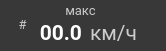
     <widget class="QFrame" name="f_max_speed">
      <property name="geometry">
       <rect>
        <x>190</x>
        <y>200</y>
        <width>166</width>
        <height>51</height>
       </rect>
      </property>
      <property name="minimumSize">
       <size>
        <width>166</width>
        <height>51</height>
       </size>
      </property>
      <property name="maximumSize">
       <size>
        <width>166</width>
        <height>51</height>
       </size>
      </property>
      <property name="styleSheet">
       <string notr="true">background-color: #383838;
border-radius: 20px;</string>
      </property>
      <property name="frameShape">
       <enum>QFrame::StyledPanel</enum>
      </property>
      <property name="frameShadow">
       <enum>QFrame::Raised</enum>
      </property>
      <widget class="QLabel" name="stat_max_speed_text">
       <property name="geometry">
        <rect>
         <x>50</x>
         <y>0</y>
         <width>61</width>
         <height>20</height>
        </rect>
       </property>
       <property name="minimumSize">
        <size>
         <width>61</width>
         <height>0</height>
        </size>
       </property>
       <property name="maximumSize">
        <size>
         <width>61</width>
         <height>16777215</height>
        </size>
       </property>
       <property name="palette">
        <palette>
         <active>
          <colorrole role="WindowText">
           <brush brushstyle="SolidPattern">
            <color alpha="255">
             <red>204</red>
             <green>204</green>
             <blue>204</blue>
            </color>
           </brush>
          </colorrole>
          <colorrole role="Button">
           <brush brushstyle="SolidPattern">
            <color alpha="255">
             <red>56</red>
             <green>56</green>
             <blue>56</blue>
            </color>
           </brush>
          </colorrole>
          <colorrole role="Text">
           <brush brushstyle="SolidPattern">
            <color alpha="255">
             <red>204</red>
             <green>204</green>
             <blue>204</blue>
            </color>
           </brush>
          </colorrole>
          <colorrole role="ButtonText">
           <brush brushstyle="SolidPattern">
            <color alpha="255">
             <red>204</red>
             <green>204</green>
             <blue>204</blue>
            </color>
           </brush>
          </colorrole>
          <colorrole role="Base">
           <brush brushstyle="SolidPattern">
            <color alpha="255">
             <red>56</red>
             <green>56</green>
             <blue>56</blue>
            </color>
           </brush>
          </colorrole>
          <colorrole role="Window">
           <brush brushstyle="SolidPattern">
            <color alpha="255">
             <red>56</red>
             <green>56</green>
             <blue>56</blue>
            </color>
           </brush>
          </colorrole>
         </active>
         <inactive>
          <colorrole role="WindowText">
           <brush brushstyle="SolidPattern">
            <color alpha="255">
             <red>204</red>
             <green>204</green>
             <blue>204</blue>
            </color>
           </brush>
          </colorrole>
          <colorrole role="Button">
           <brush brushstyle="SolidPattern">
            <color alpha="255">
             <red>56</red>
             <green>56</green>
             <blue>56</blue>
            </color>
           </brush>
          </colorrole>
          <colorrole role="Text">
           <brush brushstyle="SolidPattern">
            <color alpha="255">
             <red>204</red>
             <green>204</green>
             <blue>204</blue>
            </color>
           </brush>
          </colorrole>
          <colorrole role="ButtonText">
           <brush brushstyle="SolidPattern">
            <color alpha="255">
             <red>204</red>
             <green>204</green>
             <blue>204</blue>
            </color>
           </brush>
          </colorrole>
          <colorrole role="Base">
           <brush brushstyle="SolidPattern">
            <color alpha="255">
             <red>56</red>
             <green>56</green>
             <blue>56</blue>
            </color>
           </brush>
          </colorrole>
          <colorrole role="Window">
           <brush brushstyle="SolidPattern">
            <color alpha="255">
             <red>56</red>
             <green>56</green>
             <blue>56</blue>
            </color>
           </brush>
          </colorrole>
         </inactive>
         <disabled>
          <colorrole role="WindowText">
           <brush brushstyle="SolidPattern">
            <color alpha="255">
             <red>204</red>
             <green>204</green>
             <blue>204</blue>
            </color>
           </brush>
          </colorrole>
          <colorrole role="Button">
           <brush brushstyle="SolidPattern">
            <color alpha="255">
             <red>56</red>
             <green>56</green>
             <blue>56</blue>
            </color>
           </brush>
          </colorrole>
          <colorrole role="Text">
           <brush brushstyle="SolidPattern">
            <color alpha="255">
             <red>204</red>
             <green>204</green>
             <blue>204</blue>
            </color>
           </brush>
          </colorrole>
          <colorrole role="ButtonText">
           <brush brushstyle="SolidPattern">
            <color alpha="255">
             <red>204</red>
             <green>204</green>
             <blue>204</blue>
            </color>
           </brush>
          </colorrole>
          <colorrole role="Base">
           <brush brushstyle="SolidPattern">
            <color alpha="255">
             <red>56</red>
             <green>56</green>
             <blue>56</blue>
            </color>
           </brush>
          </colorrole>
          <colorrole role="Window">
           <brush brushstyle="SolidPattern">
            <color alpha="255">
             <red>56</red>
             <green>56</green>
             <blue>56</blue>
            </color>
           </brush>
          </colorrole>
         </disabled>
        </palette>
       </property>
       <property name="font">
        <font>
         <family>Roboto</family>
         <pointsize>10</pointsize>
        </font>
       </property>
       <property name="styleSheet">
        <string notr="true">color: #CCCCCC;</string>
       </property>
       <property name="text">
        <string>макс</string>
       </property>
       <property name="alignment">
        <set>Qt::AlignCenter</set>
       </property>
      </widget>
      <widget class="QLabel" name="stat_max_speed">
       <property name="geometry">
        <rect>
         <x>40</x>
         <y>20</y>
         <width>42</width>
         <height>25</height>
        </rect>
       </property>
       <property name="minimumSize">
        <size>
         <width>42</width>
         <height>25</height>
        </size>
       </property>
       <property name="maximumSize">
        <size>
         <width>42</width>
         <height>25</height>
        </size>
       </property>
       <property name="palette">
        <palette>
         <active>
          <colorrole role="WindowText">
           <brush brushstyle="SolidPattern">
            <color alpha="255">
             <red>255</red>
             <green>255</green>
             <blue>255</blue>
            </color>
           </brush>
          </colorrole>
          <colorrole role="Button">
           <brush brushstyle="SolidPattern">
            <color alpha="255">
             <red>56</red>
             <green>56</green>
             <blue>56</blue>
            </color>
           </brush>
          </colorrole>
          <colorrole role="Text">
           <brush brushstyle="SolidPattern">
            <color alpha="255">
             <red>255</red>
             <green>255</green>
             <blue>255</blue>
            </color>
           </brush>
          </colorrole>
          <colorrole role="ButtonText">
           <brush brushstyle="SolidPattern">
            <color alpha="255">
             <red>255</red>
             <green>255</green>
             <blue>255</blue>
            </color>
           </brush>
          </colorrole>
          <colorrole role="Base">
           <brush brushstyle="SolidPattern">
            <color alpha="255">
             <red>56</red>
             <green>56</green>
             <blue>56</blue>
            </color>
           </brush>
          </colorrole>
          <colorrole role="Window">
           <brush brushstyle="SolidPattern">
            <color alpha="255">
             <red>56</red>
             <green>56</green>
             <blue>56</blue>
            </color>
           </brush>
          </colorrole>
         </active>
         <inactive>
          <colorrole role="WindowText">
           <brush brushstyle="SolidPattern">
            <color alpha="255">
             <red>255</red>
             <green>255</green>
             <blue>255</blue>
            </color>
           </brush>
          </colorrole>
          <colorrole role="Button">
           <brush brushstyle="SolidPattern">
            <color alpha="255">
             <red>56</red>
             <green>56</green>
             <blue>56</blue>
            </color>
           </brush>
          </colorrole>
          <colorrole role="Text">
           <brush brushstyle="SolidPattern">
            <color alpha="255">
             <red>255</red>
             <green>255</green>
             <blue>255</blue>
            </color>
           </brush>
          </colorrole>
          <colorrole role="ButtonText">
           <brush brushstyle="SolidPattern">
            <color alpha="255">
             <red>255</red>
             <green>255</green>
             <blue>255</blue>
            </color>
           </brush>
          </colorrole>
          <colorrole role="Base">
           <brush brushstyle="SolidPattern">
            <color alpha="255">
             <red>56</red>
             <green>56</green>
             <blue>56</blue>
            </color>
           </brush>
          </colorrole>
          <colorrole role="Window">
           <brush brushstyle="SolidPattern">
            <color alpha="255">
             <red>56</red>
             <green>56</green>
             <blue>56</blue>
            </color>
           </brush>
          </colorrole>
         </inactive>
         <disabled>
          <colorrole role="WindowText">
           <brush brushstyle="SolidPattern">
            <color alpha="255">
             <red>255</red>
             <green>255</green>
             <blue>255</blue>
            </color>
           </brush>
          </colorrole>
          <colorrole role="Button">
           <brush brushstyle="SolidPattern">
            <color alpha="255">
             <red>56</red>
             <green>56</green>
             <blue>56</blue>
            </color>
           </brush>
          </colorrole>
          <colorrole role="Text">
           <brush brushstyle="SolidPattern">
            <color alpha="255">
             <red>255</red>
             <green>255</green>
             <blue>255</blue>
            </color>
           </brush>
          </colorrole>
          <colorrole role="ButtonText">
           <brush brushstyle="SolidPattern">
            <color alpha="255">
             <red>255</red>
             <green>255</green>
             <blue>255</blue>
            </color>
           </brush>
          </colorrole>
          <colorrole role="Base">
           <brush brushstyle="SolidPattern">
            <color alpha="255">
             <red>56</red>
             <green>56</green>
             <blue>56</blue>
            </color>
           </brush>
          </colorrole>
          <colorrole role="Window">
           <brush brushstyle="SolidPattern">
            <color alpha="255">
             <red>56</red>
             <green>56</green>
             <blue>56</blue>
            </color>
           </brush>
          </colorrole>
         </disabled>
        </palette>
       </property>
       <property name="font">
        <font>
         <family>Roboto</family>
         <pointsize>16</pointsize>
         <weight>75</weight>
         <bold>true</bold>
        </font>
       </property>
       <property name="styleSheet">
        <string notr="true">color: rgb(255, 255, 255);</string>
       </property>
       <property name="text">
        <string>00.0</string>
       </property>
       <property name="alignment">
        <set>Qt::AlignRight|Qt::AlignTrailing|Qt::AlignVCenter</set>
       </property>
      </widget>
      <widget class="QLabel" name="stat_max_speed_unit">
       <property name="geometry">
        <rect>
         <x>90</x>
         <y>20</y>
         <width>70</width>
         <height>25</height>
        </rect>
       </property>
       <property name="minimumSize">
        <size>
         <width>70</width>
         <height>25</height>
        </size>
       </property>
       <property name="maximumSize">
        <size>
         <width>70</width>
         <height>25</height>
        </size>
       </property>
       <property name="palette">
        <palette>
         <active>
          <colorrole role="WindowText">
           <brush brushstyle="SolidPattern">
            <color alpha="255">
             <red>204</red>
             <green>204</green>
             <blue>204</blue>
            </color>
           </brush>
          </colorrole>
          <colorrole role="Button">
           <brush brushstyle="SolidPattern">
            <color alpha="255">
             <red>56</red>
             <green>56</green>
             <blue>56</blue>
            </color>
           </brush>
          </colorrole>
          <colorrole role="Text">
           <brush brushstyle="SolidPattern">
            <color alpha="255">
             <red>204</red>
             <green>204</green>
             <blue>204</blue>
            </color>
           </brush>
          </colorrole>
          <colorrole role="ButtonText">
           <brush brushstyle="SolidPattern">
            <color alpha="255">
             <red>204</red>
             <green>204</green>
             <blue>204</blue>
            </color>
           </brush>
          </colorrole>
          <colorrole role="Base">
           <brush brushstyle="SolidPattern">
            <color alpha="255">
             <red>56</red>
             <green>56</green>
             <blue>56</blue>
            </color>
           </brush>
          </colorrole>
          <colorrole role="Window">
           <brush brushstyle="SolidPattern">
            <color alpha="255">
             <red>56</red>
             <green>56</green>
             <blue>56</blue>
            </color>
           </brush>
          </colorrole>
         </active>
         <inactive>
          <colorrole role="WindowText">
           <brush brushstyle="SolidPattern">
            <color alpha="255">
             <red>204</red>
             <green>204</green>
             <blue>204</blue>
            </color>
           </brush>
          </colorrole>
          <colorrole role="Button">
           <brush brushstyle="SolidPattern">
            <color alpha="255">
             <red>56</red>
             <green>56</green>
             <blue>56</blue>
            </color>
           </brush>
          </colorrole>
          <colorrole role="Text">
           <brush brushstyle="SolidPattern">
            <color alpha="255">
             <red>204</red>
             <green>204</green>
             <blue>204</blue>
            </color>
           </brush>
          </colorrole>
          <colorrole role="ButtonText">
           <brush brushstyle="SolidPattern">
            <color alpha="255">
             <red>204</red>
             <green>204</green>
             <blue>204</blue>
            </color>
           </brush>
          </colorrole>
          <colorrole role="Base">
           <brush brushstyle="SolidPattern">
            <color alpha="255">
             <red>56</red>
             <green>56</green>
             <blue>56</blue>
            </color>
           </brush>
          </colorrole>
          <colorrole role="Window">
           <brush brushstyle="SolidPattern">
            <color alpha="255">
             <red>56</red>
             <green>56</green>
             <blue>56</blue>
            </color>
           </brush>
          </colorrole>
         </inactive>
         <disabled>
          <colorrole role="WindowText">
           <brush brushstyle="SolidPattern">
            <color alpha="255">
             <red>204</red>
             <green>204</green>
             <blue>204</blue>
            </color>
           </brush>
          </colorrole>
          <colorrole role="Button">
           <brush brushstyle="SolidPattern">
            <color alpha="255">
             <red>56</red>
             <green>56</green>
             <blue>56</blue>
            </color>
           </brush>
          </colorrole>
          <colorrole role="Text">
           <brush brushstyle="SolidPattern">
            <color alpha="255">
             <red>204</red>
             <green>204</green>
             <blue>204</blue>
            </color>
           </brush>
          </colorrole>
          <colorrole role="ButtonText">
           <brush brushstyle="SolidPattern">
            <color alpha="255">
             <red>204</red>
             <green>204</green>
             <blue>204</blue>
            </color>
           </brush>
          </colorrole>
          <colorrole role="Base">
           <brush brushstyle="SolidPattern">
            <color alpha="255">
             <red>56</red>
             <green>56</green>
             <blue>56</blue>
            </color>
           </brush>
          </colorrole>
          <colorrole role="Window">
           <brush brushstyle="SolidPattern">
            <color alpha="255">
             <red>56</red>
             <green>56</green>
             <blue>56</blue>
            </color>
           </brush>
          </colorrole>
         </disabled>
        </palette>
       </property>
       <property name="font">
        <font>
         <family>Roboto</family>
         <pointsize>16</pointsize>
        </font>
       </property>
       <property name="styleSheet">
        <string notr="true">color: #CCCCCC;</string>
       </property>
       <property name="text">
        <string>км/ч</string>
       </property>
       <property name="alignment">
        <set>Qt::AlignLeading|Qt::AlignLeft|Qt::AlignVCenter</set>
       </property>
      </widget>
      <widget class="QLabel" name="stat_max_speed_icon">
       <property name="geometry">
        <rect>
         <x>10</x>
         <y>12</y>
         <width>25</width>
         <height>25</height>
        </rect>
       </property>
       <property name="palette">
        <palette>
         <active>
          <colorrole role="WindowText">
           <brush brushstyle="SolidPattern">
            <color alpha="255">
             <red>204</red>
             <green>204</green>
             <blue>204</blue>
            </color>
           </brush>
          </colorrole>
          <colorrole role="Button">
           <brush brushstyle="SolidPattern">
            <color alpha="255">
             <red>56</red>
             <green>56</green>
             <blue>56</blue>
            </color>
           </brush>
          </colorrole>
          <colorrole role="Text">
           <brush brushstyle="SolidPattern">
            <color alpha="255">
             <red>204</red>
             <green>204</green>
             <blue>204</blue>
            </color>
           </brush>
          </colorrole>
          <colorrole role="ButtonText">
           <brush brushstyle="SolidPattern">
            <color alpha="255">
             <red>204</red>
             <green>204</green>
             <blue>204</blue>
            </color>
           </brush>
          </colorrole>
          <colorrole role="Base">
           <brush brushstyle="SolidPattern">
            <color alpha="255">
             <red>56</red>
             <green>56</green>
             <blue>56</blue>
            </color>
           </brush>
          </colorrole>
          <colorrole role="Window">
           <brush brushstyle="SolidPattern">
            <color alpha="255">
             <red>56</red>
             <green>56</green>
             <blue>56</blue>
            </color>
           </brush>
          </colorrole>
         </active>
         <inactive>
          <colorrole role="WindowText">
           <brush brushstyle="SolidPattern">
            <color alpha="255">
             <red>204</red>
             <green>204</green>
             <blue>204</blue>
            </color>
           </brush>
          </colorrole>
          <colorrole role="Button">
           <brush brushstyle="SolidPattern">
            <color alpha="255">
             <red>56</red>
             <green>56</green>
             <blue>56</blue>
            </color>
           </brush>
          </colorrole>
          <colorrole role="Text">
           <brush brushstyle="SolidPattern">
            <color alpha="255">
             <red>204</red>
             <green>204</green>
             <blue>204</blue>
            </color>
           </brush>
          </colorrole>
          <colorrole role="ButtonText">
           <brush brushstyle="SolidPattern">
            <color alpha="255">
             <red>204</red>
             <green>204</green>
             <blue>204</blue>
            </color>
           </brush>
          </colorrole>
          <colorrole role="Base">
           <brush brushstyle="SolidPattern">
            <color alpha="255">
             <red>56</red>
             <green>56</green>
             <blue>56</blue>
            </color>
           </brush>
          </colorrole>
          <colorrole role="Window">
           <brush brushstyle="SolidPattern">
            <color alpha="255">
             <red>56</red>
             <green>56</green>
             <blue>56</blue>
            </color>
           </brush>
          </colorrole>
         </inactive>
         <disabled>
          <colorrole role="WindowText">
           <brush brushstyle="SolidPattern">
            <color alpha="255">
             <red>204</red>
             <green>204</green>
             <blue>204</blue>
            </color>
           </brush>
          </colorrole>
          <colorrole role="Button">
           <brush brushstyle="SolidPattern">
            <color alpha="255">
             <red>56</red>
             <green>56</green>
             <blue>56</blue>
            </color>
           </brush>
          </colorrole>
          <colorrole role="Text">
           <brush brushstyle="SolidPattern">
            <color alpha="255">
             <red>204</red>
             <green>204</green>
             <blue>204</blue>
            </color>
           </brush>
          </colorrole>
          <colorrole role="ButtonText">
           <brush brushstyle="SolidPattern">
            <color alpha="255">
             <red>204</red>
             <green>204</green>
             <blue>204</blue>
            </color>
           </brush>
          </colorrole>
          <colorrole role="Base">
           <brush brushstyle="SolidPattern">
            <color alpha="255">
             <red>56</red>
             <green>56</green>
             <blue>56</blue>
            </color>
           </brush>
          </colorrole>
          <colorrole role="Window">
           <brush brushstyle="SolidPattern">
            <color alpha="255">
             <red>56</red>
             <green>56</green>
             <blue>56</blue>
            </color>
           </brush>
          </colorrole>
         </disabled>
        </palette>
       </property>
       <property name="font">
        <font>
         <family>Roboto</family>
         <pointsize>10</pointsize>
        </font>
       </property>
       <property name="styleSheet">
        <string notr="true">color: #CCCCCC;</string>
       </property>
       <property name="text">
        <string>#</string>
       </property>
       <property name="alignment">
        <set>Qt::AlignCenter</set>
       </property>
      </widget>
     </widget>
